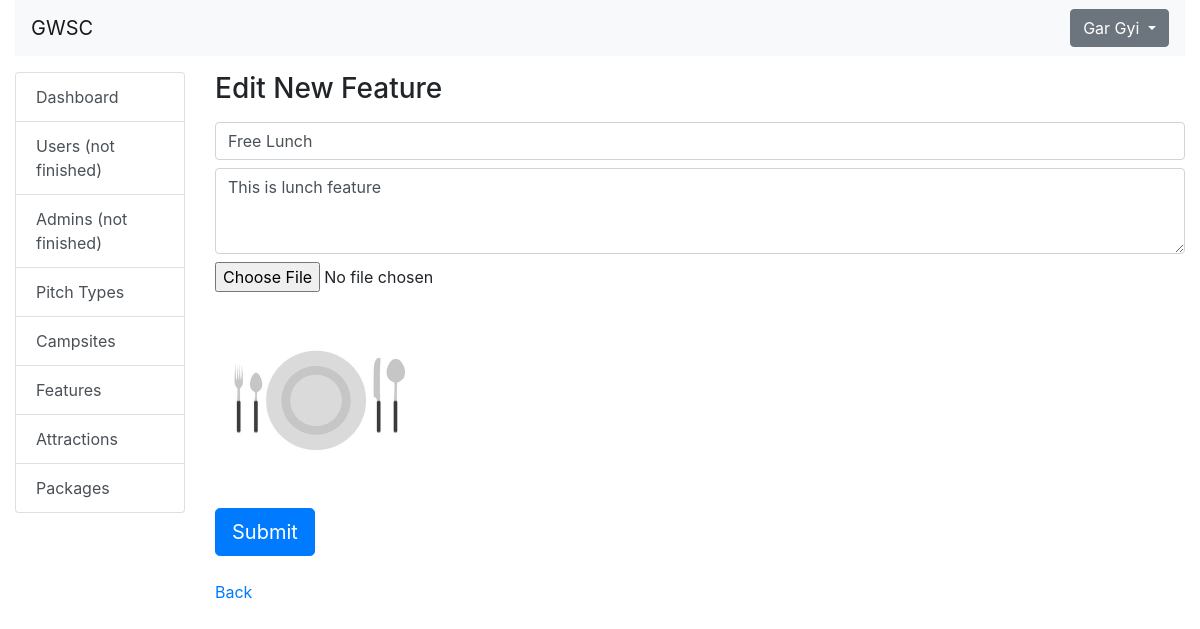
/admin/feature/edit.php?id=2 (signed in), run on the app's committed database.
### tables this page shows
CREATE TABLE `features` (
  `id` int(11) NOT NULL,
  `name` varchar(100) NOT NULL,
  `description` text NOT NULL,
  `image` varchar(200) NOT NULL
);

### database/MySql.php (called while the page is built)
<?php
class MySQL
{
    public function connect()
    {
        try {
            return new mysqli('localhost','root','','gwsc');
        }
        catch(Exception $e) {
            echo 'Message: ' .$e->getMessage();
        }
    }
}

### database/model/FeaturesTable.php (called while the page is built, shortened)
<?php
include_once( __DIR__ . '/../MySql.php');
Class FeaturesTable extends MySQL
{
    private $db = null;
    public function __construct()
    {
        $this->db = $this->connect();
    }
    public function findById($id)
    {
        try {
            $sql = "SELECT f.*, COUNT(p.name) AS package_count
            FROM features f
            LEFT JOIN package_feature pf ON pf.feature_id = f.id
            LEFT JOIN packages p ON p.id = pf.package_id
            WHERE f.id = ?
            GROUP BY f.id
            ";
           $stmt = $this->db->prepare($sql);
           $stmt->bind_param("i", $id);
           $stmt->execute();
           $result = $stmt->get_result();
            return $result->fetch_assoc();
        } catch (Exception $e) {
            throw new Exception($e->getMessage());
        }
    }
}

### admin/feature/edit.php (the view, shortened to what this page needs)
<?php
    include("../../layout/admin/header.php");
    include("../../layout/admin/navbar.php");
    include("../../layout/admin/sidebar.php");
    include(__DIR__ . '/../../database/model/FeaturesTable.php');
    $id = $_GET['id'];
    $featuresTable = new FeaturesTable();
    $feature = $featuresTable->findById($id);
?>
<h1 class="h3 mb-3">Edit New Feature</h1>
<form action="../../actions/admin/feature/update.php" method="post" enctype="multipart/form-data">
    <input type="type" name="name" class="form-control mb-2" placeholder="Enter Name" value="<?= $feature['name'] ?>" required>
    <textarea class="form-control mb-2" name="description" rows="3" placeholder="Enter Description"><?= $feature['description'] ?></textarea>
    <input type="file" class="form-control-file mb-2" name="image" accept="image/*">
    <img src="../../actions/photos/features/<?= $feature['image'] ?>" alt="" class="mb-2" width="200px">
    <br>
    <button type="submit" class="btn btn-lg btn-primary">
        Submit
    </button>
</form>
<br>
<a href="index.php">Back</a>
<?php
    include("../../layout/admin/footer.php");
?>

### data on the page
features: name "Free Lunch", description "This is lunch feature", image (picture)

### other printed values
$auth['first_name'] "Gar"
$auth['sur_name'] "Gyi"
